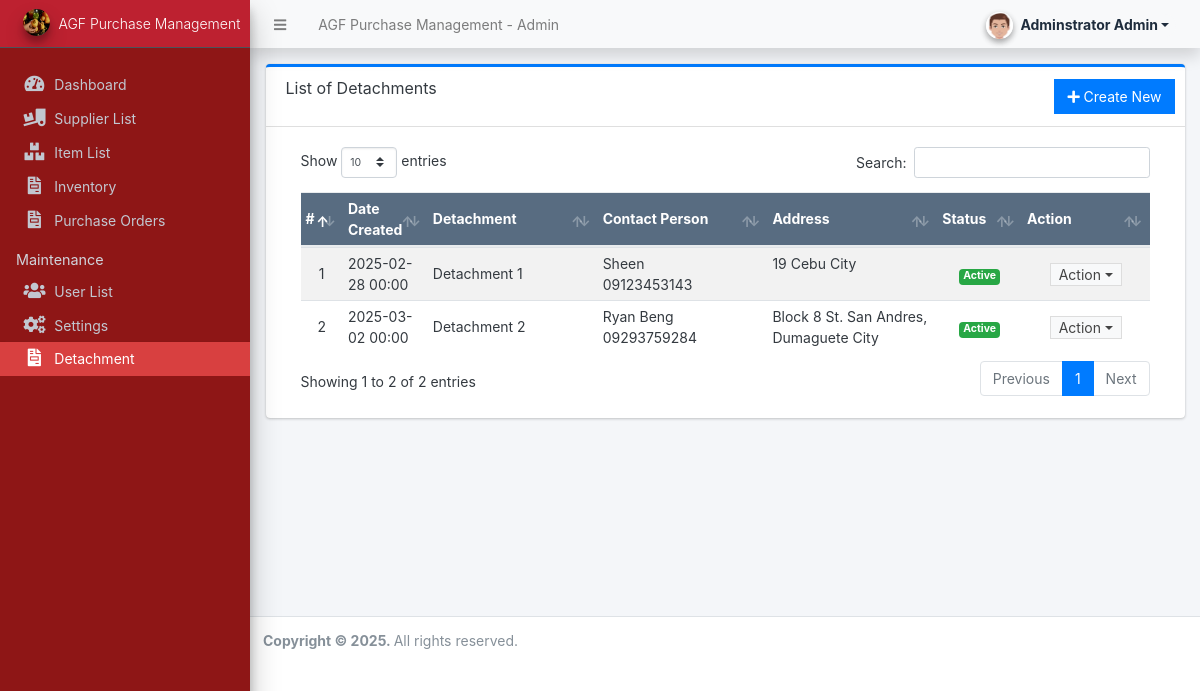
The page /admin/?page=detachment (signed in) on the database its author committed.
### tables this page shows
CREATE TABLE `detachment` (
  `id` int(11) NOT NULL,
  `name` varchar(255) NOT NULL,
  `address` varchar(255) NOT NULL,
  `contact_person` varchar(255) NOT NULL,
  `contact` varchar(255) NOT NULL,
  `email` varchar(255) NOT NULL,
  `status` tinyint(1) NOT NULL,
  `date_created` date NOT NULL DEFAULT current_timestamp()
);

### admin/detachment/index.php (the view, shortened to what this page needs)
<div class="card card-outline card-primary">
	<div class="card-header">
		<h3 class="card-title">List of Detachments</h3>
		<div class="card-tools">
			<a href="?page=detachment/manage_detachment" id="create_new" class="btn btn-flat btn-primary"><span class="fas fa-plus"></span>  Create New</a>
		</div>
	</div>
	<div class="card-body">
		<div class="container-fluid">
        <div class="container-fluid">
			<table class="table table-hover table-striped">
				<colgroup>
					<col width="5%">
					<col width="10%">
					<col width="20%">
					<col width="20%">
					<col width="20%">
					<col width="10%">
					<col width="15%">
				</colgroup>
				<thead>
					<tr class="bg-navy disabled">
						<th>#</th>
						<th>Date Created</th>
						<th>Detachment</th>
						<th>Contact Person</th>
						<th>Address</th>
						<th>Status</th>
						<th>Action</th>
					</tr>
				</thead>
				<tbody>
					<?php
					$i = 1;
					$qry = $conn->query("SELECT * from `detachment` order by (`name`) asc ");
					while($row = $qry->fetch_assoc()):
					?>
						<tr>
							<td class="text-center"><?php echo $i++; ?></td>
							<td><?php echo date("Y-m-d H:i",strtotime($row['date_created'])) ?></td>
							<td><?php echo $row['name'] ?></td>
							<td>
								<p class="m-0">
									<?php echo $row['contact_person'] ?><br>
									<?php echo $row['contact'] ?>
								</p>
							</td>
							<td class='truncate-3' title="<?php echo $row['address'] ?>"><?php echo $row['address'] ?></td>
							<td class="text-center">
								<?php if($row['status'] == 1): ?>
									<span class="badge badge-success">Active</span>
								<?php else: ?>
									<span class="badge badge-secondary">Inactive</span>
								<?php endif; ?>
							</td>
							<td align="center">
								 <button type="button" class="btn btn-flat btn-default btn-sm dropdown-toggle dropdown-icon py-0" data-toggle="dropdown">
				                  		Action
				                  </button>
							</td>
						</tr>
					<?php endwhile; ?>
				</tbody>
			</table>
		</div>
		</div>
	</div>
</div>

### rows shown on the page
detachment: date_created "2025-02-28 00:00", name "Detachment 1", contact_person "Sheen", contact "09123453143", address "19 Cebu City", status "Active"
detachment: date_created "2025-03-02 00:00", name "Detachment 2", contact_person "Ryan Beng", contact "09293759284", address "Block 8 St. San Andres, Dumaguete City", status "Active"

### other values the page prints
$_settings->info('name') "AGF Purchase Management"
$_settings->userdata('firstname').' '.$_settings->userdata('lastname') "Adminstrator Admin"
$_settings->info('short_name') "AGF Purchase Management"
